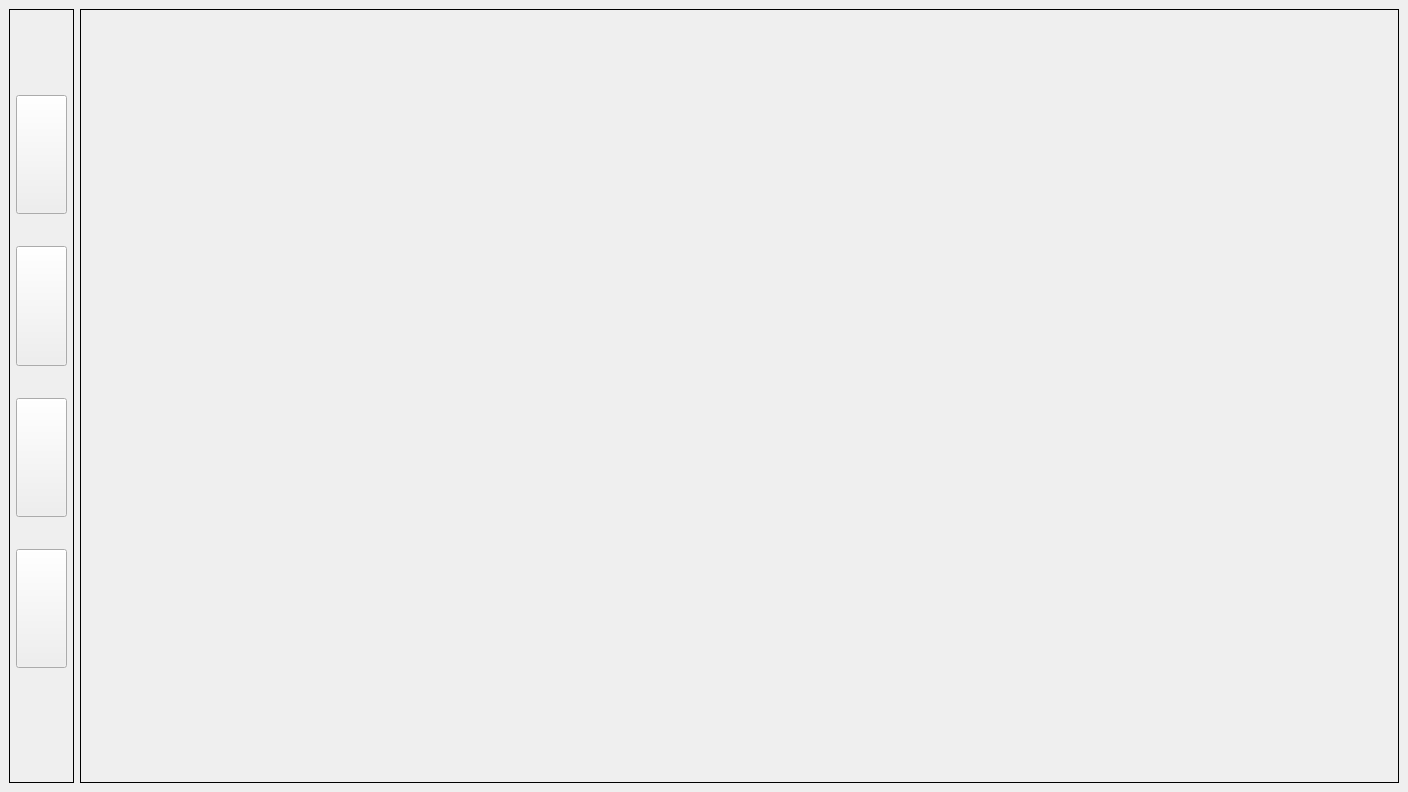
<?xml version="1.0" encoding="UTF-8"?>
<ui version="4.0">
 <class>beauty_center_main_window</class>
 <widget class="QMainWindow" name="beauty_center_main_window">
  <property name="geometry">
   <rect>
    <x>0</x>
    <y>0</y>
    <width>1408</width>
    <height>792</height>
   </rect>
  </property>
  <property name="windowTitle">
   <string notr="true">Beauty Center</string>
  </property>
  <widget class="QWidget" name="central_widget">
   <layout class="QGridLayout" name="grid_layout">
    <item row="0" column="0">
     <layout class="QHBoxLayout" name="main_layout">
      <item>
       <widget class="QFrame" name="sidebar_frame">
        <property name="sizePolicy">
         <sizepolicy hsizetype="Fixed" vsizetype="Expanding">
          <horstretch>0</horstretch>
          <verstretch>0</verstretch>
         </sizepolicy>
        </property>
        <property name="minimumSize">
         <size>
          <width>60</width>
          <height>0</height>
         </size>
        </property>
        <property name="maximumSize">
         <size>
          <width>220</width>
          <height>16777215</height>
         </size>
        </property>
        <property name="frameShape">
         <enum>QFrame::Shape::Panel</enum>
        </property>
        <property name="frameShadow">
         <enum>QFrame::Shadow::Plain</enum>
        </property>
        <layout class="QVBoxLayout" name="sidebar_layout" stretch="0,0,1,1,1,1,0,0">
         <property name="spacing">
          <number>32</number>
         </property>
         <property name="leftMargin">
          <number>6</number>
         </property>
         <property name="topMargin">
          <number>6</number>
         </property>
         <property name="rightMargin">
          <number>6</number>
         </property>
         <property name="bottomMargin">
          <number>6</number>
         </property>
         <item alignment="Qt::AlignmentFlag::AlignHCenter">
          <widget class="QPushButton" name="exp_col_sidebar_pbtn">
           <property name="sizePolicy">
            <sizepolicy hsizetype="Fixed" vsizetype="Fixed">
             <horstretch>0</horstretch>
             <verstretch>0</verstretch>
            </sizepolicy>
           </property>
           <property name="cursor">
            <cursorShape>PointingHandCursor</cursorShape>
           </property>
           <property name="icon">
            <iconset resource="../../../resources/qrc/icons.qrc">
             <normaloff>:/icons/menu_open</normaloff>:/icons/menu_open</iconset>
           </property>
           <property name="iconSize">
            <size>
             <width>32</width>
             <height>32</height>
            </size>
           </property>
           <property name="flat">
            <bool>true</bool>
           </property>
          </widget>
         </item>
         <item>
          <spacer name="vertical_spacer_up">
           <property name="orientation">
            <enum>Qt::Orientation::Vertical</enum>
           </property>
           <property name="sizeHint" stdset="0">
            <size>
             <width>20</width>
             <height>25</height>
            </size>
           </property>
          </spacer>
         </item>
         <item>
          <widget class="QPushButton" name="appointments_page_pbtn">
           <property name="sizePolicy">
            <sizepolicy hsizetype="Preferred" vsizetype="Preferred">
             <horstretch>0</horstretch>
             <verstretch>0</verstretch>
            </sizepolicy>
           </property>
           <property name="font">
            <font>
             <pointsize>12</pointsize>
             <fontweight>DemiBold</fontweight>
            </font>
           </property>
           <property name="cursor">
            <cursorShape>PointingHandCursor</cursorShape>
           </property>
           <property name="text">
            <string/>
           </property>
           <property name="icon">
            <iconset resource="../../../resources/qrc/icons.qrc">
             <normaloff>:/icons/appointments_calendar</normaloff>:/icons/appointments_calendar</iconset>
           </property>
           <property name="iconSize">
            <size>
             <width>32</width>
             <height>32</height>
            </size>
           </property>
           <property name="fullText" stdset="0">
            <string>APPOINTMENTS</string>
           </property>
          </widget>
         </item>
         <item>
          <widget class="QPushButton" name="clients_page_pbtn">
           <property name="sizePolicy">
            <sizepolicy hsizetype="Preferred" vsizetype="Preferred">
             <horstretch>0</horstretch>
             <verstretch>0</verstretch>
            </sizepolicy>
           </property>
           <property name="font">
            <font>
             <pointsize>12</pointsize>
             <fontweight>DemiBold</fontweight>
            </font>
           </property>
           <property name="cursor">
            <cursorShape>PointingHandCursor</cursorShape>
           </property>
           <property name="text">
            <string/>
           </property>
           <property name="icon">
            <iconset resource="../../../resources/qrc/icons.qrc">
             <normaloff>:/icons/clients_list</normaloff>:/icons/clients_list</iconset>
           </property>
           <property name="iconSize">
            <size>
             <width>32</width>
             <height>32</height>
            </size>
           </property>
           <property name="fullText" stdset="0">
            <string>CLIENTS</string>
           </property>
          </widget>
         </item>
         <item>
          <widget class="QPushButton" name="treatments_page_pbtn">
           <property name="sizePolicy">
            <sizepolicy hsizetype="Preferred" vsizetype="Preferred">
             <horstretch>0</horstretch>
             <verstretch>0</verstretch>
            </sizepolicy>
           </property>
           <property name="font">
            <font>
             <pointsize>12</pointsize>
             <fontweight>DemiBold</fontweight>
            </font>
           </property>
           <property name="cursor">
            <cursorShape>PointingHandCursor</cursorShape>
           </property>
           <property name="text">
            <string/>
           </property>
           <property name="icon">
            <iconset resource="../../../resources/qrc/icons.qrc">
             <normaloff>:/icons/treatments_list</normaloff>:/icons/treatments_list</iconset>
           </property>
           <property name="iconSize">
            <size>
             <width>32</width>
             <height>32</height>
            </size>
           </property>
           <property name="fullText" stdset="0">
            <string>TREATMENTS</string>
           </property>
          </widget>
         </item>
         <item>
          <widget class="QPushButton" name="statistics_page_pbtn">
           <property name="sizePolicy">
            <sizepolicy hsizetype="Preferred" vsizetype="Preferred">
             <horstretch>0</horstretch>
             <verstretch>0</verstretch>
            </sizepolicy>
           </property>
           <property name="font">
            <font>
             <pointsize>12</pointsize>
             <fontweight>DemiBold</fontweight>
            </font>
           </property>
           <property name="cursor">
            <cursorShape>PointingHandCursor</cursorShape>
           </property>
           <property name="text">
            <string/>
           </property>
           <property name="icon">
            <iconset resource="../../../resources/qrc/icons.qrc">
             <normaloff>:/icons/statistics</normaloff>:/icons/statistics</iconset>
           </property>
           <property name="iconSize">
            <size>
             <width>32</width>
             <height>32</height>
            </size>
           </property>
           <property name="fullText" stdset="0">
            <string>STATISTICS</string>
           </property>
          </widget>
         </item>
         <item>
          <spacer name="vertical_spacer_down">
           <property name="orientation">
            <enum>Qt::Orientation::Vertical</enum>
           </property>
           <property name="sizeType">
            <enum>QSizePolicy::Policy::Expanding</enum>
           </property>
           <property name="sizeHint" stdset="0">
            <size>
             <width>20</width>
             <height>50</height>
            </size>
           </property>
          </spacer>
         </item>
         <item>
          <widget class="QPushButton" name="settings_page_pbtn">
           <property name="sizePolicy">
            <sizepolicy hsizetype="Preferred" vsizetype="Preferred">
             <horstretch>0</horstretch>
             <verstretch>0</verstretch>
            </sizepolicy>
           </property>
           <property name="font">
            <font>
             <pointsize>11</pointsize>
             <fontweight>DemiBold</fontweight>
            </font>
           </property>
           <property name="cursor">
            <cursorShape>PointingHandCursor</cursorShape>
           </property>
           <property name="text">
            <string/>
           </property>
           <property name="icon">
            <iconset resource="../../../resources/qrc/icons.qrc">
             <normaloff>:/icons/settings</normaloff>:/icons/settings</iconset>
           </property>
           <property name="iconSize">
            <size>
             <width>24</width>
             <height>24</height>
            </size>
           </property>
           <property name="flat">
            <bool>true</bool>
           </property>
           <property name="fullText" stdset="0">
            <string>SETTINGS</string>
           </property>
          </widget>
         </item>
        </layout>
       </widget>
      </item>
      <item>
       <widget class="QStackedWidget" name="stacked_widget">
        <property name="sizePolicy">
         <sizepolicy hsizetype="Expanding" vsizetype="Expanding">
          <horstretch>0</horstretch>
          <verstretch>0</verstretch>
         </sizepolicy>
        </property>
        <property name="frameShape">
         <enum>QFrame::Shape::Panel</enum>
        </property>
        <property name="frameShadow">
         <enum>QFrame::Shadow::Plain</enum>
        </property>
        <property name="currentIndex">
         <number>-1</number>
        </property>
       </widget>
      </item>
     </layout>
    </item>
   </layout>
  </widget>
 </widget>
 <resources>
  <include location="../../../resources/qrc/icons.qrc"/>
 </resources>
 <connections/>
</ui>
